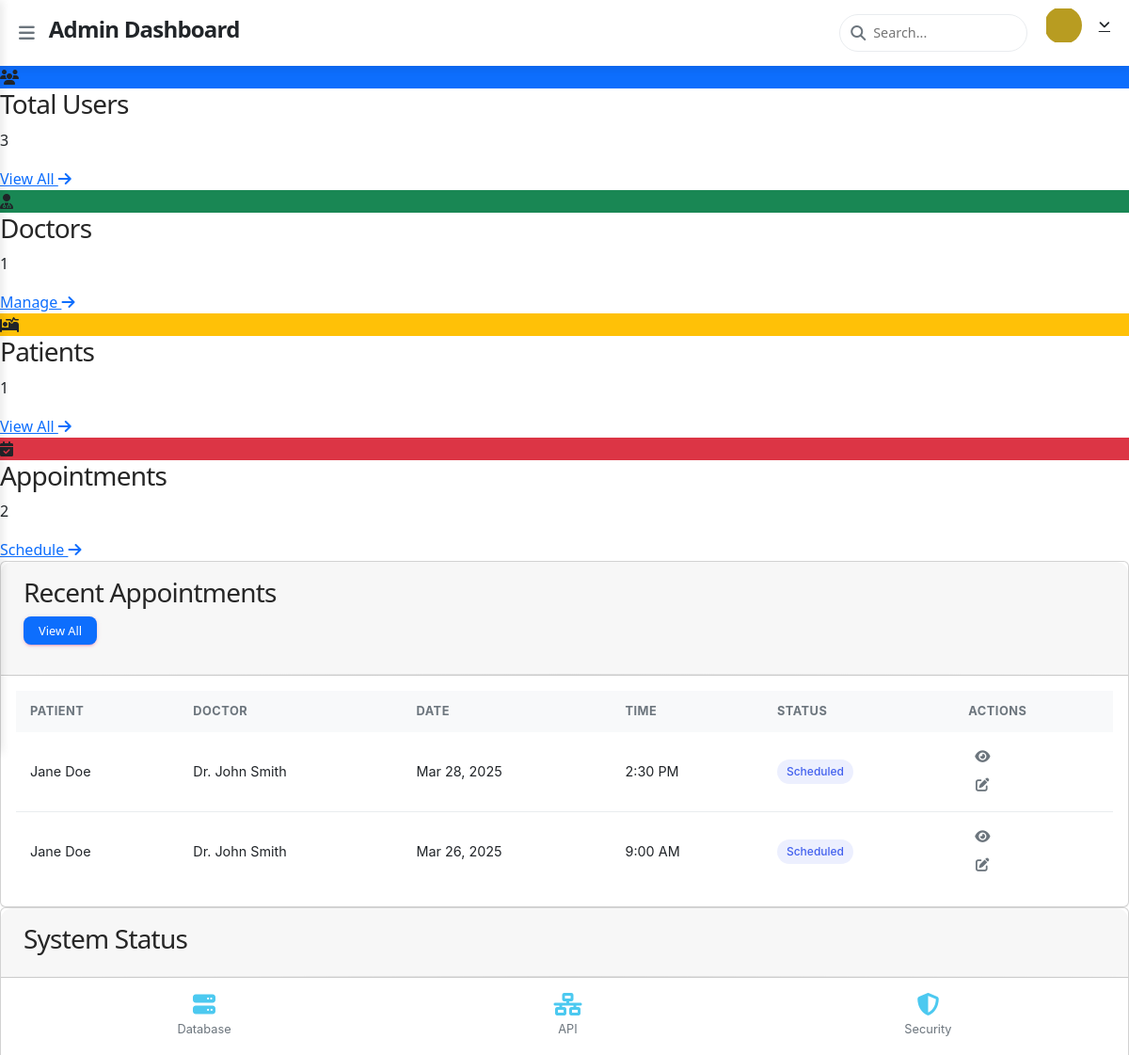
/admin/dashboard.php (signed in, upper part), run on an earlier commit of the app's database.
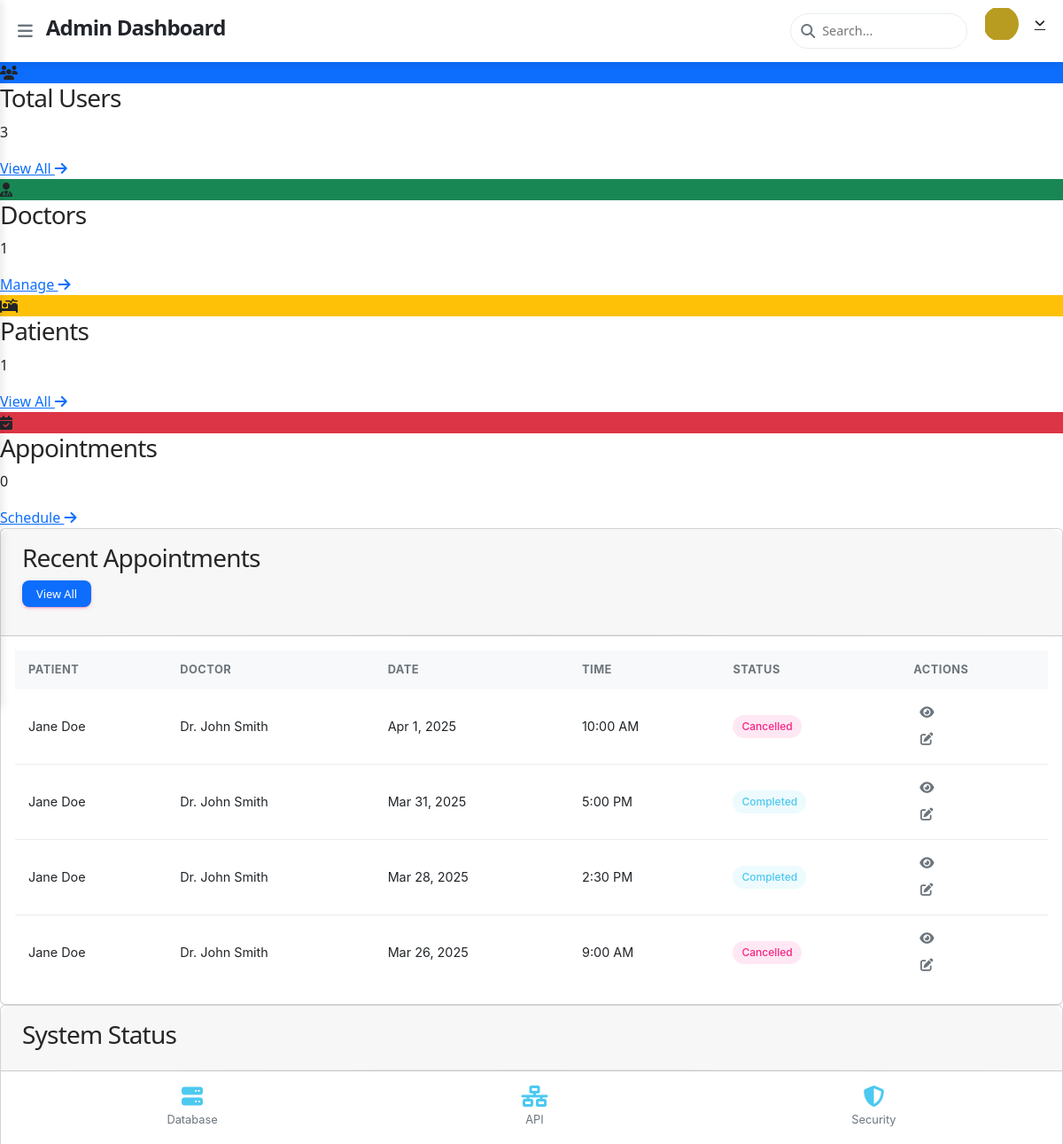
And on a later commit of the database.
### tables this page shows
CREATE TABLE IF NOT EXISTS `appointments` (
  `id` int NOT NULL AUTO_INCREMENT,
  `patient_id` int NOT NULL,
  `doctor_id` int NOT NULL,
  `appointment_date` date NOT NULL,
  `appointment_time` time NOT NULL,
  `status` enum('scheduled','completed','cancelled','no_show') DEFAULT 'scheduled',
  `duration_minutes` int DEFAULT '30' COMMENT 'Appointment duration in minutes',
  `reason` text,
  `notes` text,
  `created_at` timestamp NULL DEFAULT CURRENT_TIMESTAMP,
  PRIMARY KEY (`id`),
  KEY `patient_id` (`patient_id`),
  KEY `doctor_id` (`doctor_id`)
);

CREATE TABLE IF NOT EXISTS `users` (
  `id` int NOT NULL AUTO_INCREMENT,
  `username` varchar(50) NOT NULL,
  `password` varchar(255) NOT NULL,
  `email` varchar(100) NOT NULL,
  `role` enum('admin','doctor','patient') NOT NULL,
  `first_name` varchar(50) NOT NULL,
  `last_name` varchar(50) NOT NULL,
  `created_at` timestamp NULL DEFAULT CURRENT_TIMESTAMP,
  `updated_at` timestamp NULL DEFAULT CURRENT_TIMESTAMP ON UPDATE CURRENT_TIMESTAMP,
  PRIMARY KEY (`id`),
  UNIQUE KEY `username` (`username`),
  UNIQUE KEY `email` (`email`)
);

### admin/dashboard.php (the view, shortened to what this page needs)
<?php
require_once __DIR__ . '/../config/database.php';
$users_count = $pdo->query("SELECT COUNT(*) FROM users")->fetchColumn();
$doctors_count = $pdo->query("SELECT COUNT(*) FROM users WHERE role = 'doctor'")->fetchColumn();
$patients_count = $pdo->query("SELECT COUNT(*) FROM users WHERE role = 'patient'")->fetchColumn();
$appointments_count = $pdo->query("SELECT COUNT(*) FROM appointments WHERE status = 'scheduled'")->fetchColumn();
$recent_appointments = $pdo->query(
    "SELECT a.*,
    p.first_name as p_first, p.last_name as p_last,
    d.first_name as d_first, d.last_name as d_last
    FROM appointments a
    JOIN users p ON a.patient_id = p.id
    JOIN users d ON a.doctor_id = d.id
    ORDER BY a.appointment_date DESC LIMIT 5"
)->fetchAll();
include __DIR__ . '/../includes/header.php';
?>
<div class="dashboard-grid">
    <div class="stat-card">
        <div class="stat-icon bg-primary">
            <i class="fas fa-users"></i>
        </div>
        <div class="stat-info">
            <h3>Total Users</h3>
            <p><?= $users_count ?></p>
        </div>
        <a href="users.php" class="stat-link">View All <i class="fas fa-arrow-right"></i></a>
    </div>
    <div class="stat-card">
        <div class="stat-icon bg-success">
            <i class="fas fa-user-md"></i>
        </div>
        <div class="stat-info">
            <h3>Doctors</h3>
            <p><?= $doctors_count ?></p>
        </div>
        <a href="doctors.php" class="stat-link">Manage <i class="fas fa-arrow-right"></i></a>
    </div>
    <div class="stat-card">
        <div class="stat-icon bg-warning">
            <i class="fas fa-procedures"></i>
        </div>
        <div class="stat-info">
            <h3>Patients</h3>
            <p><?= $patients_count ?></p>
        </div>
        <a href="patients.php" class="stat-link">View All <i class="fas fa-arrow-right"></i></a>
    </div>
    <div class="stat-card">
        <div class="stat-icon bg-danger">
            <i class="fas fa-calendar-check"></i>
        </div>
        <div class="stat-info">
            <h3>Appointments</h3>
            <p><?= $appointments_count ?></p>
        </div>
        <a href="appointments.php" class="stat-link">Schedule <i class="fas fa-arrow-right"></i></a>
    </div>
    <div class="card full-width">
        <div class="card-header">
            <h3>Recent Appointments</h3>
            <div class="card-actions">
                <button class="btn btn-sm btn-primary">View All</button>
            </div>
        </div>
        <div class="card-body">
            <table class="data-table">
                <thead>
                    <tr>
                        <th>Patient</th>
                        <th>Doctor</th>
                        <th>Date</th>
                        <th>Time</th>
                        <th>Status</th>
                        <th>Actions</th>
                    </tr>
                </thead>
                <tbody>
                    <?php foreach ($recent_appointments as $appt): ?>
                    <tr>
                        <td><?= htmlspecialchars($appt['p_first'] . ' ' . $appt['p_last']) ?></td>
                        <td>Dr. <?= htmlspecialchars($appt['d_first'] . ' ' . $appt['d_last']) ?></td>
                        <td><?= date('M j, Y', strtotime($appt['appointment_date'])) ?></td>
                        <td><?= date('g:i A', strtotime($appt['appointment_time'])) ?></td>
                        <td><span class="status-badge <?= $appt['status'] ?>"><?= ucfirst($appt['status']) ?></span></td>
                        <td>
                            <button class="btn-icon" title="View"><i class="fas fa-eye"></i></button>
                            <button class="btn-icon" title="Edit"><i class="fas fa-edit"></i></button>
                        </td>
                    </tr>
                    <?php endforeach; ?>
                </tbody>
            </table>
        </div>
    </div>
    <div class="card">
        <div class="card-header">
            <h3>System Status</h3>
        </div>
        <div class="card-body">
            <div class="system-status">
                <div class="status-item online">
                    <i class="fas fa-server"></i>
                    <span>Database</span>
                </div>
                <div class="status-item online">
                    <i class="fas fa-network-wired"></i>
                    <span>API</span>
                </div>
                <div class="status-item online">
                    <i class="fas fa-shield-alt"></i>
                    <span>Security</span>
                </div>
            </div>
        </div>
    </div>
</div>
<?php include __DIR__ . '/../includes/footer.php'; ?>

What changed in the data, as far as the page shows it:
added appointments: users.first_name+last_name "Jane Doe", users.first_name+last_name "John Smith", appointment_date "Apr 1, 2025", appointment_time "10:00 AM", status "Cancelled"
added appointments: users.first_name+last_name "Jane Doe", users.first_name+last_name "John Smith", appointment_date "Mar 31, 2025", appointment_time "5:00 PM", status "Completed"
changed appointments "Mar 28, 2025": status "Scheduled" → "Completed"
changed appointments "Mar 26, 2025": status "Scheduled" → "Cancelled"
Also different on the page:
$appointments_count: "2" → "0"
